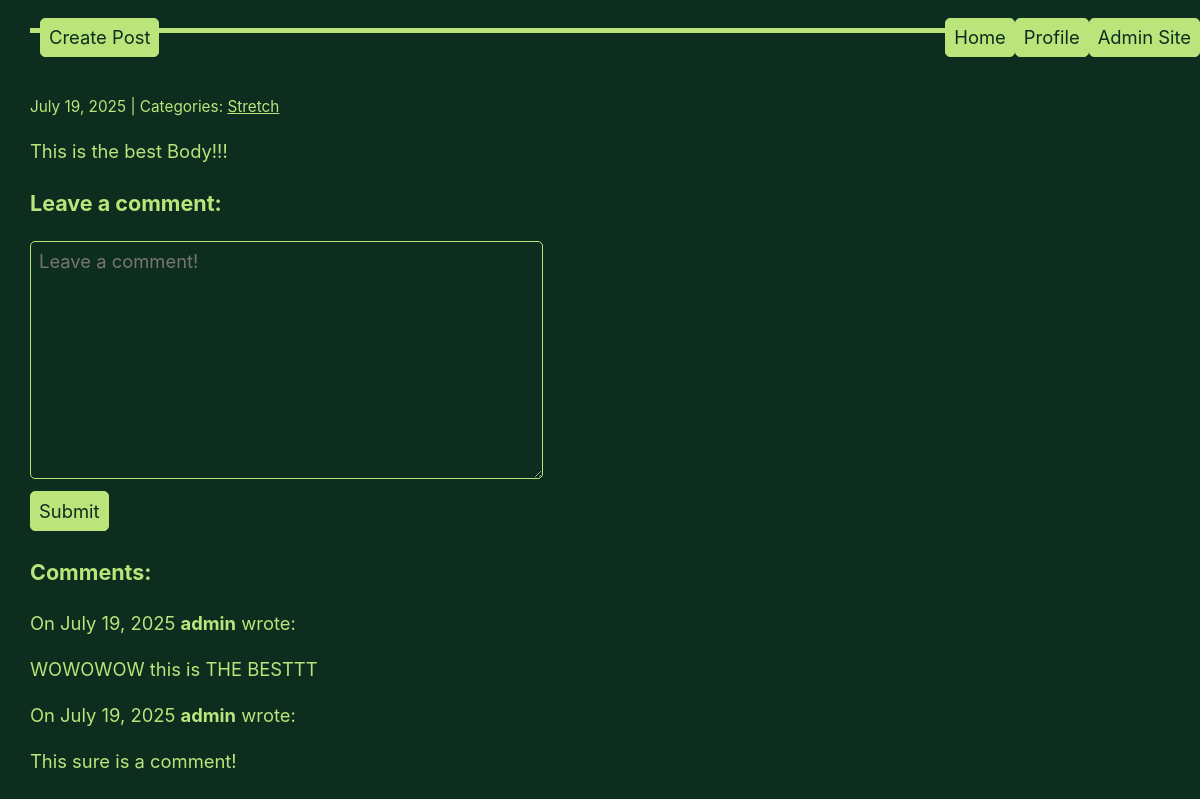
The app's page /post/48/ (signed in) with its own data.
### app/models.py (models this page shows, shortened)
class Post(models.Model):
    author = models.CharField(max_length=100, default='admin')
    title = models.CharField(max_length=255)
    image = models.ImageField(null=True, upload_to="media/")
    body = models.TextField(default="")
    created_on = models.DateTimeField(auto_now_add=True)
    last_modified = models.DateTimeField(auto_now=True)
    categories = models.ManyToManyField("Category", related_name="posts")
    is_private = models.BooleanField(default=False)

class Category(models.Model):
    name = models.CharField(max_length=30)
    class Meta:
        verbose_name_plural = "categories"

class Comment(models.Model):
    author = models.CharField(max_length=60)
    body = models.TextField()
    created_on = models.DateTimeField(auto_now_add=True)
    post = models.ForeignKey("Post", on_delete=models.CASCADE)

### app/views.py (the view, shortened to what this page needs)
# urls.py: path("post/<int:pk>/", views.post_detail, name="post_detail"),
def post_detail(request, pk):
    post = get_object_or_404(Post, pk=pk)
    form = CommentForm()
    comments = Comment.objects.filter(post=post)
    context = {
        "post": post,
        "comments": comments,
        "form": CommentForm(),
    }
    return render(request, "app/detail.html", context)

### app/forms.py
class CommentForm(forms.Form):
    body = forms.CharField(
        widget=forms.Textarea(
            attrs={"class": "form-control", "placeholder": "Leave a comment!"}
        )
    )

### app/templates/app/detail.html (shortened to what this page needs)
{% extends "base.html" %}
{% block page_content %}
    <small>
        {% if post.categories.exists %}
        {{ post.created_on.date }} | Categories:
        {% for category in post.categories.all %}
            <a href="{% url 'category' category.name %}">
                {{ category.name }}
            </a>
        {% endfor %}
        {% else %}
        {{ post.created_on.date }}
        {% endif %}
    </small>
    <p>{{ post.body | linebreaks }}</p>
{% if user.is_authenticated and not post.is_private %}
    <h3>Leave a comment:</h3>
    <form method="post">
        <div>
            {{ form.body }}
        </div>
        <button type="submit" class="btn btn-primary">Submit</button>
    </form>
{% if comments %}
    <h3>Comments:</h3>
    {% for comment in comments %}
        <p>
            On {{ comment.created_on.date }} <b>{{ comment.author }}</b> wrote:
        </p>
        <p>
            {{ comment.body | linebreaks }}
        </p>
    {% endfor %}
{% endif %}
{% endif %}
{% endblock page_content %}

### app/static/style.css (style rules this page uses)
textarea, select, input, progress { -webkit-appearance: none; -moz-appearance: none; appearance: none; }
a, a:visited { color: var(--accent); }
button, .button, a.button, input[type="submit"], input[type="reset"], input[type="button"] { border: 1px solid var(--accent); background-color: var(--accent); line-height: large; color: var(--accent-text); padding: 0.7rem 0.10rem; text-align: left; text-decoration: none; }
textarea, select, input, button, .button { font-size: inherit; border-radius: var(--standard-border-radius); box-shadow: none; max-width: 100%; margin-bottom: 0.25rem; padding: 0.5rem; font-family: inherit; display: inline-block; }
textarea, select, input { color: var(--text); background-color: var(--bg); border: 1px solid var(--border); }
div { margin: 0.5rem 0; }

### records on screen
Post: created_on "July 19, 2025", body "This is the best Body!!!"
Category: name "Stretch"
Comment: created_on "July 19, 2025", author "admin", body "WOWOWOW this is THE BESTTT"
Comment: created_on "July 19, 2025", author "admin", body "This sure is a comment!"
